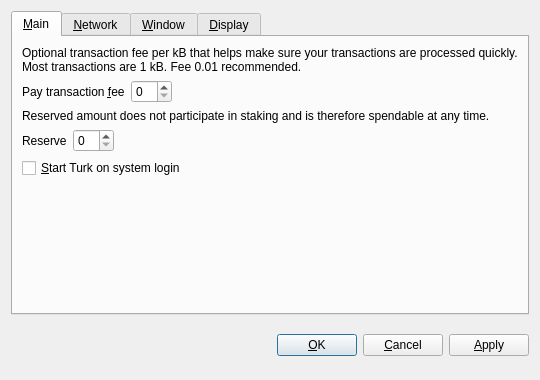
<?xml version="1.0" encoding="UTF-8"?>
<ui version="4.0">
 <class>OptionsDialog</class>
 <widget class="QDialog" name="OptionsDialog">
  <property name="geometry">
   <rect>
    <x>0</x>
    <y>0</y>
    <width>540</width>
    <height>380</height>
   </rect>
  </property>
  <property name="windowTitle">
   <string>Options</string>
  </property>
  <property name="modal">
   <bool>true</bool>
  </property>
  <layout class="QVBoxLayout" name="verticalLayout">
   <item>
    <widget class="QTabWidget" name="tabWidget">
     <property name="tabPosition">
      <enum>QTabWidget::North</enum>
     </property>
     <property name="currentIndex">
      <number>0</number>
     </property>
     <widget class="QWidget" name="tabMain">
      <attribute name="title">
       <string>&amp;Main</string>
      </attribute>
      <layout class="QVBoxLayout" name="verticalLayout_Main">
       <item>
        <widget class="QLabel" name="transactionFeeInfoLabel">
         <property name="text">
          <string>Optional transaction fee per kB that helps make sure your transactions are processed quickly. Most transactions are 1 kB. Fee 0.01 recommended.</string>
         </property>
         <property name="textFormat">
          <enum>Qt::PlainText</enum>
         </property>
         <property name="wordWrap">
          <bool>true</bool>
         </property>
        </widget>
       </item>
       <item>
        <layout class="QHBoxLayout" name="horizontalLayoutFee">
         <item>
          <widget class="QLabel" name="transactionFeeLabel">
           <property name="text">
            <string>Pay transaction &amp;fee</string>
           </property>
           <property name="textFormat">
            <enum>Qt::PlainText</enum>
           </property>
           <property name="buddy">
            <cstring>transactionFee</cstring>
           </property>
          </widget>
         </item>
         <item>
          <widget class="BitcoinAmountField" name="transactionFee"/>
         </item>
         <item>
          <spacer name="horizontalSpacerFee">
           <property name="orientation">
            <enum>Qt::Horizontal</enum>
           </property>
           <property name="sizeHint" stdset="0">
            <size>
             <width>40</width>
             <height>20</height>
            </size>
           </property>
          </spacer>
         </item>
        </layout>
       </item>
       <item>
        <widget class="QLabel" name="reserveBalanceInfoLabel">
         <property name="text">
          <string>Reserved amount does not participate in staking and is therefore spendable at any time.</string>
         </property>
         <property name="textFormat">
          <enum>Qt::PlainText</enum>
         </property>
         <property name="wordWrap">
          <bool>true</bool>
         </property>
        </widget>
       </item>
       <item>
        <layout class="QHBoxLayout" name="horizontalLayoutReserveBalance">
         <item>
          <widget class="QLabel" name="reserveBalanceLabel">
           <property name="text">
            <string>Reserve</string>
           </property>
           <property name="textFormat">
            <enum>Qt::PlainText</enum>
           </property>
           <property name="buddy">
            <cstring>reserveBalance</cstring>
           </property>
          </widget>
         </item>
         <item>
          <widget class="BitcoinAmountField" name="reserveBalance"/>
         </item>
         <item>
          <spacer name="horizontalSpacerReserveBalance">
           <property name="orientation">
            <enum>Qt::Horizontal</enum>
           </property>
           <property name="sizeHint" stdset="0">
            <size>
             <width>40</width>
             <height>20</height>
            </size>
           </property>
          </spacer>
         </item>
        </layout>
       </item>
       <item>
        <widget class="QCheckBox" name="bitcoinAtStartup">
         <property name="toolTip">
          <string>Automatically start Turk after logging in to the system.</string>
         </property>
         <property name="text">
          <string>&amp;Start Turk on system login</string>
         </property>
        </widget>
       </item>
       <item>
        <spacer name="verticalSpacer_Main">
         <property name="orientation">
          <enum>Qt::Vertical</enum>
         </property>
         <property name="sizeHint" stdset="0">
          <size>
           <width>20</width>
           <height>40</height>
          </size>
         </property>
        </spacer>
       </item>
      </layout>
     </widget>
     <widget class="QWidget" name="tabNetwork">
      <attribute name="title">
       <string>&amp;Network</string>
      </attribute>
      <layout class="QVBoxLayout" name="verticalLayout_Network">
       <item>
        <widget class="QCheckBox" name="mapPortUpnp">
         <property name="toolTip">
          <string>Automatically open the Turk client port on the router. This only works when your router supports UPnP and it is enabled.</string>
         </property>
         <property name="text">
          <string>Map port using &amp;UPnP</string>
         </property>
        </widget>
       </item>
       <item>
        <widget class="QCheckBox" name="connectSocks">
         <property name="toolTip">
          <string>Connect to the Turk network through a SOCKS5 proxy (e.g. when connecting through Tor).</string>
         </property>
         <property name="text">
          <string>&amp;Connect through SOCKS5 proxy:</string>
         </property>
        </widget>
       </item>
       <item>
        <layout class="QHBoxLayout" name="horizontalLayout_Network">
         <item>
          <widget class="QLabel" name="proxyIpLabel">
           <property name="text">
            <string>Proxy &amp;IP:</string>
           </property>
           <property name="textFormat">
            <enum>Qt::PlainText</enum>
           </property>
           <property name="buddy">
            <cstring>proxyIp</cstring>
           </property>
          </widget>
         </item>
         <item>
          <widget class="QValidatedLineEdit" name="proxyIp">
           <property name="maximumSize">
            <size>
             <width>140</width>
             <height>16777215</height>
            </size>
           </property>
           <property name="toolTip">
            <string>IP address of the proxy (e.g. 127.0.0.1)</string>
           </property>
          </widget>
         </item>
         <item>
          <widget class="QLabel" name="proxyPortLabel">
           <property name="text">
            <string>&amp;Port:</string>
           </property>
           <property name="textFormat">
            <enum>Qt::PlainText</enum>
           </property>
           <property name="buddy">
            <cstring>proxyPort</cstring>
           </property>
          </widget>
         </item>
         <item>
          <widget class="QLineEdit" name="proxyPort">
           <property name="maximumSize">
            <size>
             <width>55</width>
             <height>16777215</height>
            </size>
           </property>
           <property name="toolTip">
            <string>Port of the proxy (e.g. 9050)</string>
           </property>
          </widget>
         </item>
         <item>
          <spacer name="horizontalSpacer_Network">
           <property name="orientation">
            <enum>Qt::Horizontal</enum>
           </property>
           <property name="sizeHint" stdset="0">
            <size>
             <width>40</width>
             <height>20</height>
            </size>
           </property>
          </spacer>
         </item>
        </layout>
       </item>
       <item>
        <spacer name="verticalSpacer_Network">
         <property name="orientation">
          <enum>Qt::Vertical</enum>
         </property>
         <property name="sizeHint" stdset="0">
          <size>
           <width>20</width>
           <height>40</height>
          </size>
         </property>
        </spacer>
       </item>
      </layout>
     </widget>
     <widget class="QWidget" name="tabWindow">
      <attribute name="title">
       <string>&amp;Window</string>
      </attribute>
      <layout class="QVBoxLayout" name="verticalLayout_Window">
       <item>
        <widget class="QCheckBox" name="minimizeToTray">
         <property name="toolTip">
          <string>Show only a tray icon after minimizing the window.</string>
         </property>
         <property name="text">
          <string>&amp;Minimize to the tray instead of the taskbar</string>
         </property>
        </widget>
       </item>
       <item>
        <widget class="QCheckBox" name="minimizeOnClose">
         <property name="toolTip">
          <string>Minimize instead of exit the application when the window is closed. When this option is enabled, the application will be closed only after selecting Quit in the menu.</string>
         </property>
         <property name="text">
          <string>M&amp;inimize on close</string>
         </property>
        </widget>
       </item>
       <item>
        <spacer name="verticalSpacer_Window">
         <property name="orientation">
          <enum>Qt::Vertical</enum>
         </property>
         <property name="sizeHint" stdset="0">
          <size>
           <width>20</width>
           <height>40</height>
          </size>
         </property>
        </spacer>
       </item>
      </layout>
     </widget>
     <widget class="QWidget" name="tabDisplay">
      <attribute name="title">
       <string>&amp;Display</string>
      </attribute>
      <layout class="QVBoxLayout" name="verticalLayout_Display">
       <item>
        <layout class="QHBoxLayout" name="horizontalLayout_1_Display">
         <item>
          <widget class="QLabel" name="langLabel">
           <property name="text">
            <string>User Interface &amp;language:</string>
           </property>
           <property name="textFormat">
            <enum>Qt::PlainText</enum>
           </property>
           <property name="buddy">
            <cstring>lang</cstring>
           </property>
          </widget>
         </item>
         <item>
          <widget class="QValueComboBox" name="lang">
           <property name="toolTip">
            <string>The user interface language can be set here. This setting will take effect after restarting Turk.</string>
           </property>
          </widget>
         </item>
        </layout>
       </item>
       <item>
        <layout class="QHBoxLayout" name="horizontalLayout_2_Display">
         <item>
          <widget class="QLabel" name="unitLabel">
           <property name="text">
            <string>&amp;Unit to show amounts in:</string>
           </property>
           <property name="textFormat">
            <enum>Qt::PlainText</enum>
           </property>
           <property name="buddy">
            <cstring>unit</cstring>
           </property>
          </widget>
         </item>
         <item>
          <widget class="QValueComboBox" name="unit">
           <property name="toolTip">
            <string>Choose the default subdivision unit to show in the interface and when sending coins.</string>
           </property>
          </widget>
         </item>
        </layout>
       </item>
       <item>
        <widget class="QCheckBox" name="coinControlFeatures">
         <property name="toolTip">
          <string>Whether to show coin control features or not.</string>
         </property>
         <property name="text">
          <string>Display coin &amp;control features (experts only!)</string>
         </property>
        </widget>
       </item>
       <item>
        <widget class="QCheckBox" name="minimizeCoinAge">
         <property name="toolTip">
          <string>Whether to select the coin outputs randomly or with minimal coin age.</string>
         </property>
         <property name="text">
          <string>Minimize weight consumption (experimental)</string>
         </property>
        </widget>
       </item>
       <item>
        <spacer name="verticalSpacer_Display">
         <property name="orientation">
          <enum>Qt::Vertical</enum>
         </property>
         <property name="sizeHint" stdset="0">
          <size>
           <width>20</width>
           <height>40</height>
          </size>
         </property>
        </spacer>
       </item>
      </layout>
     </widget>
    </widget>
   </item>
   <item>
    <layout class="QHBoxLayout" name="horizontalLayout_Buttons">
     <item>
      <spacer name="horizontalSpacer_1">
       <property name="orientation">
        <enum>Qt::Horizontal</enum>
       </property>
       <property name="sizeHint" stdset="0">
        <size>
         <width>40</width>
         <height>48</height>
        </size>
       </property>
      </spacer>
     </item>
     <item>
      <widget class="QLabel" name="statusLabel">
       <property name="font">
        <font>
         <weight>75</weight>
         <bold>true</bold>
        </font>
       </property>
       <property name="text">
        <string/>
       </property>
       <property name="textFormat">
        <enum>Qt::PlainText</enum>
       </property>
       <property name="wordWrap">
        <bool>true</bool>
       </property>
      </widget>
     </item>
     <item>
      <spacer name="horizontalSpacer_2">
       <property name="orientation">
        <enum>Qt::Horizontal</enum>
       </property>
       <property name="sizeHint" stdset="0">
        <size>
         <width>40</width>
         <height>48</height>
        </size>
       </property>
      </spacer>
     </item>
     <item>
      <widget class="QPushButton" name="okButton">
       <property name="text">
        <string>&amp;OK</string>
       </property>
      </widget>
     </item>
     <item>
      <widget class="QPushButton" name="cancelButton">
       <property name="text">
        <string>&amp;Cancel</string>
       </property>
       <property name="autoDefault">
        <bool>false</bool>
       </property>
      </widget>
     </item>
     <item>
      <widget class="QPushButton" name="applyButton">
       <property name="text">
        <string>&amp;Apply</string>
       </property>
       <property name="autoDefault">
        <bool>false</bool>
       </property>
      </widget>
     </item>
    </layout>
   </item>
  </layout>
 </widget>
 <customwidgets>
  <customwidget>
   <class>QValidatedLineEdit</class>
   <extends>QLineEdit</extends>
   <header>qvalidatedlineedit.h</header>
  </customwidget>
  <customwidget>
   <class>BitcoinAmountField</class>
   <extends>QSpinBox</extends>
   <header>bitcoinamountfield.h</header>
  </customwidget>
  <customwidget>
   <class>QValueComboBox</class>
   <extends>QComboBox</extends>
   <header>qvaluecombobox.h</header>
  </customwidget>
 </customwidgets>
 <resources/>
 <connections/>
</ui>
